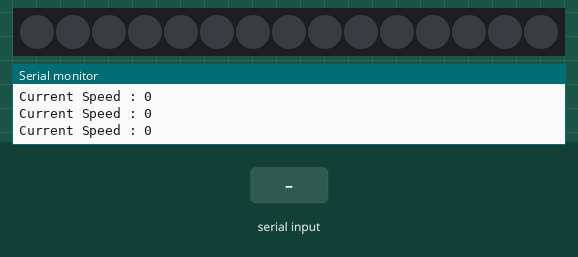
Recording of a sketch running on a simulated Arduino Uno, built with avr-gcc and run on an emulated ATmega328P. On the bench: 15 RGB LEDs in strip order, left to right, the last lines printed to the serial monitor. Inputs (shaded band) come from the test bench. Dim RGB values are drawn brighter than linear.

Above: at 1.2 s.
1.3 s: "1\n" received over Serial
At 1.9 s:
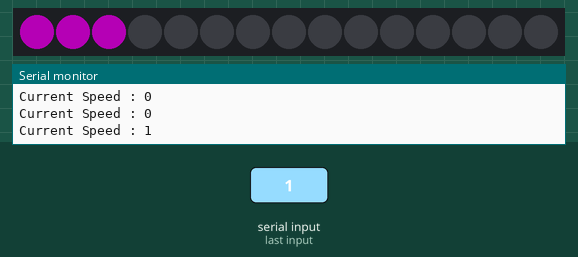
3.8 s: "2\n" received over Serial
At 4.2 s:
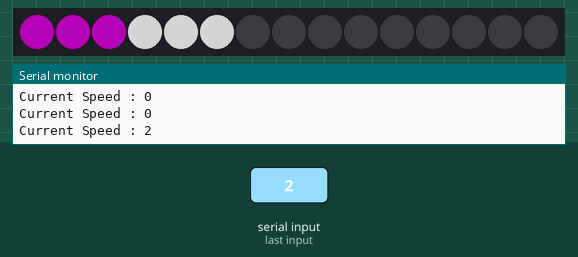
6.3 s: "3\n" received over Serial
At 7.1 s:
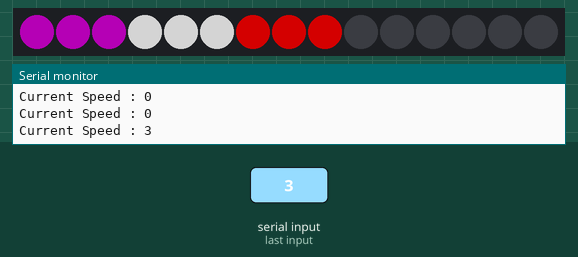
8.8 s: "5\n" received over Serial
At 9.6 s:
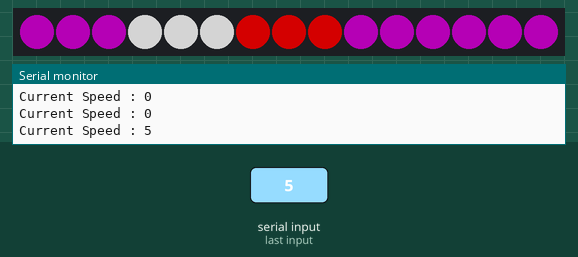
11.3 s: "4\n" received over Serial
At 12.1 s:
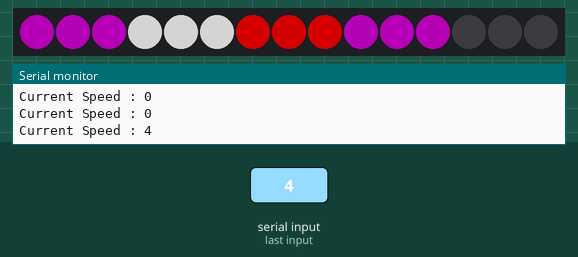
Timing chart, 0 to 14.3 s (numbered marks = the images above; inputs shaded):
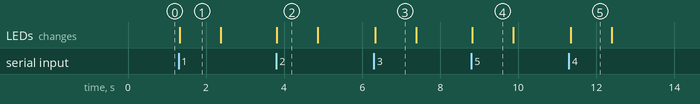

Measured:
- after the input at 1.3 s, the LEDs: change at once (image 1)
- after the input at 3.8 s, the LEDs: change at once (image 2)
- after the input at 6.3 s, the LEDs: change at once (image 3)
- after the input at 8.8 s, the LEDs: change at once (image 4)
- after the input at 11.3 s, the LEDs: change after 0.05 s (image 5)
- what the display in image 1 shows lasts 1.1 s, from 1.3 s to 2.4 s
- what the display in image 4 shows lasts 1.1 s, from 8.8 s to 9.9 s

The sketch:

mayank_Code.ino
```cpp
#include <FastLED.h>
#define LED_PIN 12
#define LED_NUM 15

int speedValue = 0;
CRGB leds[LED_NUM];


void speed(int color_No, int LED);
const CRGB color[] = {
  CRGB::Black,
  CRGB::Purple,
  CRGB::White,
  CRGB::Red,
  // CRGB::Blue,
  // CRGB::Green
};

void setup() {
  // put your setup code here, to run once:
  FastLED.addLeds<WS2812, LED_PIN, GRB>(leds, LED_NUM);
  FastLED.setBrightness(128);
  FastLED.clear();
  FastLED.show();

  Serial.begin(9600);
  Serial.print("GANPATI BAPPA MORYA!!!");

  FastLED.clear();
}

void loop() {
  // put your main code here, to run repeatedly:
  Serial.print("Current Speed : ");
  Serial.println(speedValue);

  if (Serial.available()) {
    speedValue = Serial.parseInt();
  }

  if (speedValue == 1) {
    speed(1, 0);
  }

  else if (speedValue == 2) {
    speed(1, 0);
    speed(2, 3);
  }

  else if (speedValue == 3) {
    speed(1, 0);
    speed(2, 3);
    speed(3, 6);
  }

  else if (speedValue == 4) {
    speed(1, 0);
    speed(2, 3);
    speed(3, 6);
    speed(4, 9);
  }

  else if (speedValue == 5) {
    speed(1, 0);
    speed(2, 3);
    speed(3, 6);
    speed(4, 9);
    speed(5, 12);
  }

  else {
    for (int i = 0; i < LED_NUM; i++) {
      leds[i] = color[0];
    }
  }

  FastLED.show();
  delay(50);
}

void speed(int color_No, int LED) {
  for (int i = LED; i < LED + 3; i++) {
    leds[i] = color[color_No];
  }

  for (int i = LED + 3; i < LED_NUM; i++) {
    leds[i] = color[0];
  }
}
```
